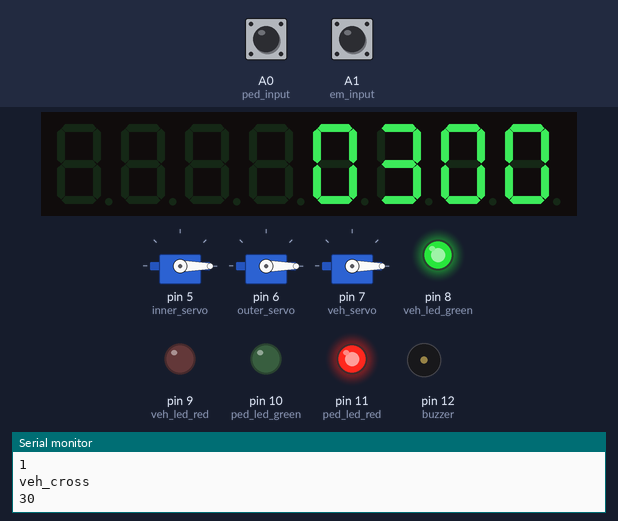
The sketch below on a simulated Arduino Uno, built with avr-gcc and run on an emulated ATmega328P. On the bench: 3 × servo, 8-digit seven-segment display, output pins drawn as LEDs (lit = HIGH), buzzer (waves = sounding, pin HIGH), the last lines printed to the serial monitor. The inputs (shaded band) are chosen by the test bench; at power-on: A0 (ped_input) HIGH, A1 (em_input) HIGH.

Above: at 1.1 s.
At 8.1 s:
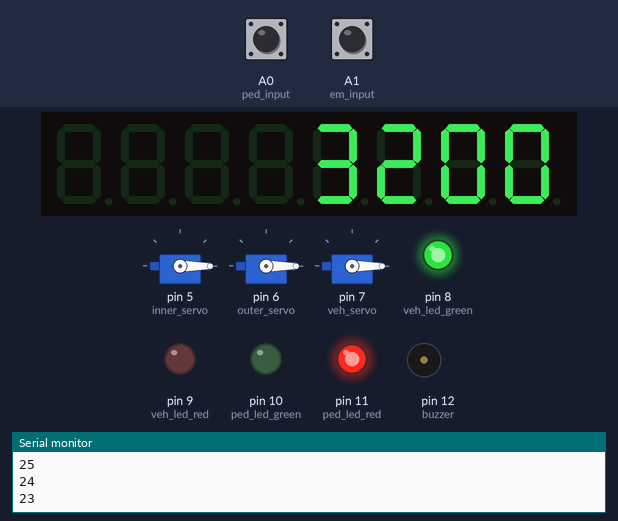
At 16.1 s:
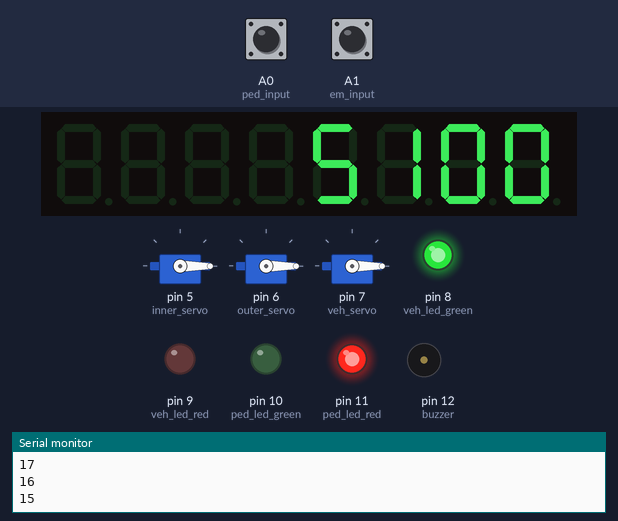
At 31.1 s:
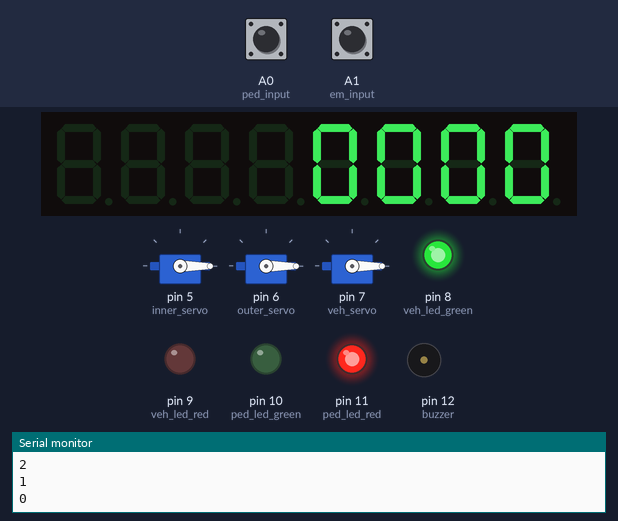
Timing chart, 0 to 32.6 s (numbered marks = the images above):
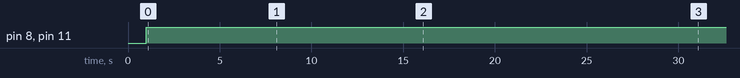

Measured:
- by itself, pin 8 (veh_led_green), pin 11 (ped_led_red): LOW → HIGH at 1.0 s
- what the display in image 0 shows lasts 1.0 s, from 1.0 s to 2.0 s

The sketch:

led_and_ped_with_max.ino
```cpp
// Adding interrupt on the 2 and 3
/*
Using MAX7219
    pin 2 is connected to LOAD
    pin 3 is connected to the CLK
    pin 4 is connected to the DataIn
    servo connections
        inner_servo=5
        outer_servo=6
        veh_servo=7
    led
        veh_led_green=8;
        veh_led_red=9;
        ped_led_green=10;
        ped_led_red=11;
    buzzer
        buzzer=12;
    input from pi
        ped_input=A0;
        em_input=A1;

*/

// Including the library for MAX7219 and servo
#include "LedControl.h"
#include <Servo.h>

//variables
int number,l_seg,r_seg;
int ped_delay=10;
int veh_delay=30;
int em_delay=60;

// functions
void ped_cross();
void em_cross();
void veh_cross();

// Function for calculate left and right value of a number
void calculate_left_right(int);

// turning the indicator light and buzzer
// veh_g,veh_r,ped_g,ped_r,buzzer
void indicator_and_buzzer(int,int,int,int,int);

// writing to the 4 seven segment
void data_write_display(int,int,int,int,int);

// Servo objects
Servo inner_servo,outer_servo,veh_servo;

// input from raspberry pi
int ped_input=A0;
int em_input=A1;

// led
int veh_led_green=8;
int veh_led_red=9;
int ped_led_green=10;
int ped_led_red=11;

// buzzer
int buzzer=12;

// MAX7219 object
LedControl lc=LedControl(4,3,2,1);  // data_in,clk,load,no_of_ic

void setup() {
    Serial.begin(9600);

    // servo connections
    inner_servo.attach(5);
    outer_servo.attach(6);
    veh_servo.attach(7);

    // making gate in down position
    inner_servo.write(0);
    outer_servo.write(0);
    veh_servo.write(0);
    // setting led and buzzer as output
    for(int i=8;i<=12;i++)
    {
        pinMode(i, OUTPUT);
    }

    // setting input from pi
    // initially the pin will be high always...
    pinMode(ped_input, INPUT_PULLUP);
    pinMode(em_input, INPUT_PULLUP);

    // The MAX72XX is in power-saving mode on startup,
    // we have to do a wakeup call
    lc.shutdown(0,false);
    // Set the brightness to a medium values
    lc.setIntensity(0,8);
    //and clear the display
    lc.clearDisplay(0);
    delay(1000);
}


void loop()
{

    int ped_value=digitalRead(ped_input);
    int em_value=digitalRead(em_input);
    Serial.println(ped_value);
    Serial.println(em_value);
  	if (ped_value==0)
  	{
     Serial.println("ped_cross");
      ped_cross();

  	}
  	else if(em_value==0)
  	{
     Serial.println("em_cross");
      em_cross();

  	}
  	else if (em_value==1 && ped_value==1)
  	{
     Serial.println("veh_cross");
     veh_cross();

  	}
    delay(300);
}

void ped_cross()
{
    indicator_and_buzzer(0,1,1,0,0);

    // set the delay for the ped crossing
    for(int i=ped_delay;i>=0;i--)
    {
        calculate_left_right(i);
        data_write_display(l_seg,r_seg,0,0,1000);
    }

}
void em_cross()
{
    indicator_and_buzzer(0,1,0,1,1);
     // set the delay for the em_veh crossing
    for(int i=em_delay;i>=0;i--)
    {
        calculate_left_right(i);
        data_write_display(l_seg,r_seg,l_seg,r_seg,1000);
    }


}
void veh_cross()
{
   indicator_and_buzzer(1,0,0,1,0);
     // set the delay for the veh crossing
    for(int i=veh_delay;i>=0;i--)
    {
        calculate_left_right(i);
        data_write_display(0,0,l_seg,r_seg,1000);
    }

}


void calculate_left_right(int number)
{
  Serial.println(number);
    if (number<10)
    {
        l_seg=0;
        r_seg=number;
    }
    else
    {
      l_seg=number/10;
      r_seg=number % 10;
    }

}


// Function for on/off the indicator and buzzer
void indicator_and_buzzer(int vg,int vr,int pg,int pr,int bz)
{

	digitalWrite(veh_led_green,vg);
	digitalWrite(veh_led_red,vr);
	digitalWrite(ped_led_green,pg);
	digitalWrite(ped_led_red,pr);
	digitalWrite(buzzer,bz);

}


// Function to display delay in the seven segment display
void data_write_display(int a, int b,int c,int d,int time_delay)
{
    lc.setDigit(0,0,a,false);	// false for not including the dp
	lc.setDigit(0,1,b,false);
    lc.setDigit(0,2,c,false);
    lc.setDigit(0,3,d,false);
    delay(1000);
}
```
